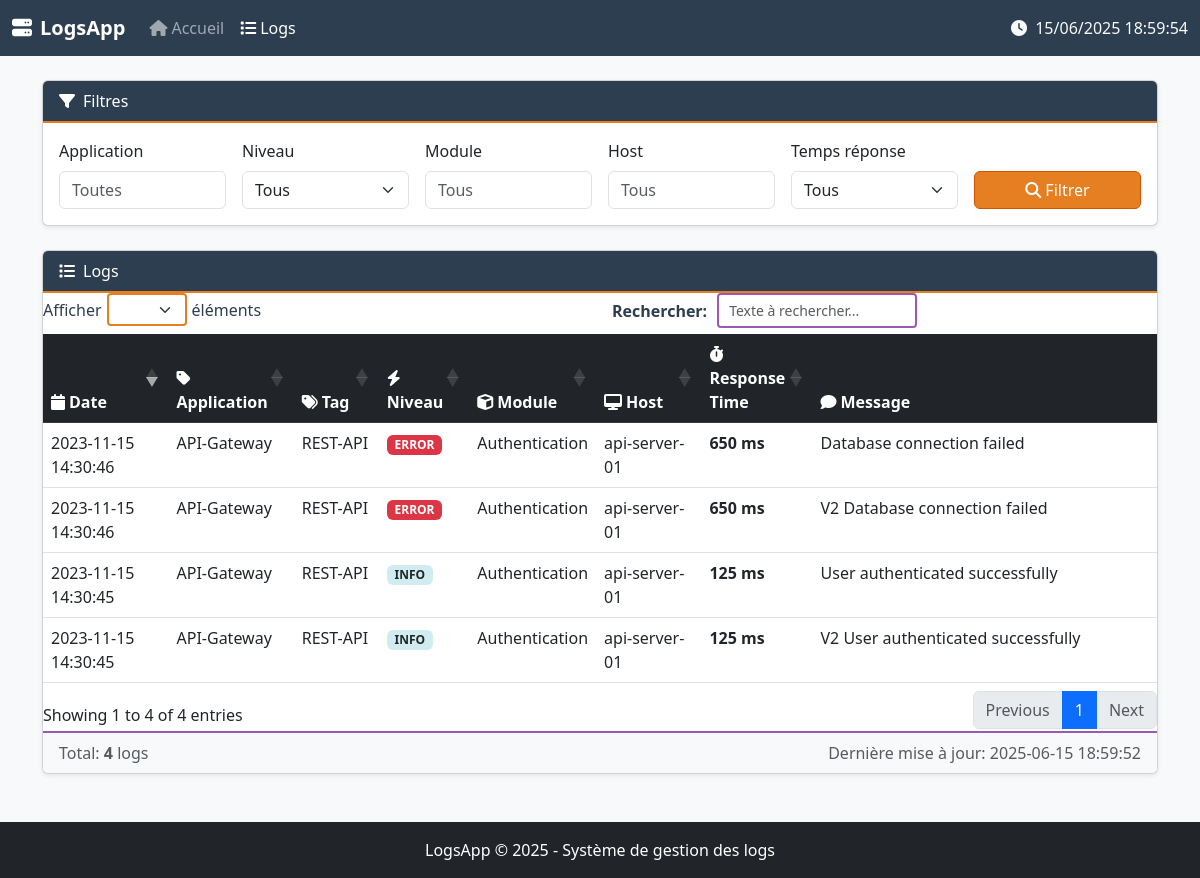
Page /logs on the committed database.
### tables this page shows
CREATE TABLE logs (
                    id INTEGER PRIMARY KEY AUTOINCREMENT,
                    application TEXT,
                    tag TEXT,
                    timestamp TEXT,
                    level TEXT,
                    message TEXT,
                    user TEXT,
                    module TEXT,
                    host TEXT,
                    response_time INTEGER DEFAULT 0
                );

### server/app.py (the view)
@app.route('/logs')
def view_logs():
    filters = {
        'tag': request.args.get('tag', ''),
        'level': request.args.get('level', ''),
        'application': request.args.get('application', ''),
        'module': request.args.get('module', ''),
        'host': request.args.get('host', ''),
        'response_time': request.args.get('response_time', '')
    }
    logs = db.get_logs(
        tag=filters['tag'],
        level=filters['level'],
        application=filters['application'],
        module=filters['module'],
        host=filters['host'],
        response_time=filters['response_time']
    )
    stats = {
        'total': len(logs),
        'info': sum(1 for log in logs if log['level'] == 'INFO'),
        'warnings': sum(1 for log in logs if log['level'] == 'WARNING'),
        'errors': sum(1 for log in logs if log['level'] == 'ERROR')
    }
    return render_template('logs.html', logs=logs, stats=stats, **filters)

### server/app.py (called while the page is built)
@app.context_processor
def inject_global_vars():
    return {
        'now': datetime.now().strftime("%Y-%m-%d %H:%M:%S"),
        'app_name': 'LogsApp'
    }

### server/db_sqlite.py (called while the page is built, shortened)
    def get_logs(self, tag='', level='', application='',
           module='', host='', response_time='', limit=100):
            query = 'SELECT * FROM logs WHERE 1=1'
            params = []
            conditions = {
                'tag': tag,
                'level': level,
                'application': application,
                'module': module,
                'host': host
            }
            for field, value in conditions.items():
                if value:
                    query += f' AND {field} = ?'
                    params.append(value)
            query += ' ORDER BY timestamp DESC LIMIT ?'
            params.append(limit)
            return self.conn.execute(query, params).fetchall()

### server/templates/logs.html (shortened to what this page needs)
{% extends "base.html" %}
{% block extra_css %}
<link rel="stylesheet" href="https://cdn.datatables.net/1.13.6/css/dataTables.bootstrap5.min.css">
{% endblock %}
{% block content %}
<div class="card shadow-sm mb-4">
    <div class="card-header bg-primary text-white">
        <i class="fas fa-filter me-2"></i>Filtres
    </div>
    <div class="card-body">
        <form id="filterForm" class="row g-3">
            <div class="col-md-2">
                <label for="appFilter" class="form-label">Application</label>
                <input type="text" class="form-control" id="appFilter" name="application"
                       value="{{ application or '' }}" placeholder="Toutes">
            </div>
            <div class="col-md-2">
                <label for="levelFilter" class="form-label">Niveau</label>
                <select class="form-select" id="levelFilter" name="level">
                    <option value="">Tous</option>
                </select>
            </div>
            <div class="col-md-2">
                <label for="moduleFilter" class="form-label">Module</label>
                <input type="text" class="form-control" id="moduleFilter" name="module"
                       value="{{ module or '' }}" placeholder="Tous">
            </div>
            <div class="col-md-2">
                <label for="hostFilter" class="form-label">Host</label>
                <input type="text" class="form-control" id="hostFilter" name="host"
                       value="{{ host or '' }}" placeholder="Tous">
            </div>
            <div class="col-md-2">
                <label for="responseTimeFilter" class="form-label">Temps réponse</label>
                <select class="form-select" id="responseTimeFilter" name="response_time">
                    <option value="">Tous</option>
                </select>
            </div>
            <div class="col-md-2 d-flex align-items-end">
                <button type="submit" class="btn btn-primary w-100">
                    <i class="fas fa-search me-1"></i>Filtrer
                </button>
            </div>
        </form>
    </div>
</div>
<div class="card shadow-sm">
    <div class="card-header bg-primary text-white d-flex justify-content-between align-items-center">
        <span><i class="fas fa-list me-2"></i>Logs</span>
    </div>
    <div class="card-body p-0">
        <div class="table-responsive">
            <table id="logsTable" class="table table-hover mb-0">
                <thead class="table-dark">
                    <tr>
                        <th><i class="fas fa-calendar me-1"></i>Date</th>
                        <th><i class="fas fa-tag me-1"></i>Application</th>
                        <th><i class="fas fa-tags me-1"></i>Tag</th>
                        <th><i class="fas fa-bolt me-1"></i>Niveau</th>
                        <th><i class="fas fa-cube me-1"></i>Module</th>
                        <th><i class="fas fa-desktop me-1"></i>Host</th>
                        <th><i class="fas fa-stopwatch me-1"></i>Response Time</th>
                        <th><i class="fas fa-comment me-1"></i>Message</th>
                    </tr>
                </thead>
                <tbody>
                    {% for log in logs %}
                    <tr class="{% if log.level == 'ERROR' %}log-error{% elif log.level == 'WARNING' %}log-warning{% else %}log-info{% endif %}">
                        <td>{{ log.timestamp }}</td>
                        <td>{{ log.application }}</td>
                        <td>{{ log.tag }}</td>
                        <td>
                            <span class="badge
                                {% if log.level == 'ERROR' %}bg-danger
                                {% elif log.level == 'WARNING' %}bg-warning text-dark
                                {% elif log.level == 'INFO' %}bg-info text-dark
                                {% else %}bg-secondary{% endif %}">
                                {{ log.level }}
                            </span>
                        </td>
                        <td>{{ log.module }}</td>
                        <td>{{ log.host }}</td>
                        <td class="{% if log.response_time < 100 %}response-time-fast
                                  {% elif log.response_time < 500 %}response-time-medium
                                  {% else %}response-time-slow{% endif %}">
                            {{ log.response_time }} ms
                        </td>
                        <td class="text-truncate" style="max-width: 300px;" title="{{ log.message }}">{{ log.message }}</td>
                    </tr>
                    {% else %}
                    <tr>
                        <td colspan="8" class="text-center py-4 text-muted">Aucun log disponible</td>
                    </tr>
                    {% endfor %}
                </tbody>
            </table>
        </div>
    </div>
    <div class="card-footer text-muted">
        <div class="d-flex justify-content-between">
            <div>Total: <strong>{{ logs|length }}</strong> logs</div>
            <div>Dernière mise à jour: <span id="lastUpdate">{{ now }}</span></div>
        </div>
    </div>
</div>
{% endblock %}

### server/templates/base.html (style rules this page uses)
.log-error { background-color: #f8d7da; }
.log-info { background-color: #d1ecf1; }
.table-responsive { max-height: 70vh; overflow-y: auto; }

### server/templates/logs.html (style rules this page uses)
.bg-primary { background-color: #2c3e50 !important; }
.btn-primary { background-color: #e67e22 !important; border-color: #d35400 !important; }
.badge.bg-info { background-color: #d1ecf1 !important; }
.card-header { border-bottom: 2px solid #e67e22; }
.card-footer { background-color: #f8f9fa; border-top: 2px solid #9b59b6; }
.log-error { background-color: #f8d7da; }
.log-info { background-color: #d1ecf1; }
.response-time-medium { color: #ffc107; font-weight: bold; }
.response-time-slow { color: #dc3545; font-weight: bold; }
th:nth-child(1) { width: 12%; }
th:nth-child(2) { width: 10%; }
th:nth-child(3) { width: 8%; }
th:nth-child(4) { width: 8%; }
th:nth-child(5) { width: 10%; }
th:nth-child(6) { width: 10%; }
th:nth-child(7) { width: 10%; }
th:nth-child(8) { width: 32%; }

### rows in the picture
logs: timestamp "2023-11-15 14:30:46", application "API-Gateway", tag "REST-API", level "ERROR", module "Authentication", host "api-server-01", response_time "650", message "Database connection failed"
logs: timestamp "2023-11-15 14:30:46", application "API-Gateway", tag "REST-API", level "ERROR", module "Authentication", host "api-server-01", response_time "650", message "V2 Database connection failed"
logs: timestamp "2023-11-15 14:30:45", application "API-Gateway", tag "REST-API", level "INFO", module "Authentication", host "api-server-01", response_time "125", message "User authenticated successfully"
logs: timestamp "2023-11-15 14:30:45", application "API-Gateway", tag "REST-API", level "INFO", module "Authentication", host "api-server-01", response_time "125", message "V2 User authenticated successfully"

### other values in the picture
{{ logs|length }} "4"
{{ now }} "2025-06-15 18:59:52"
{{ now[:4] }} "2025"
